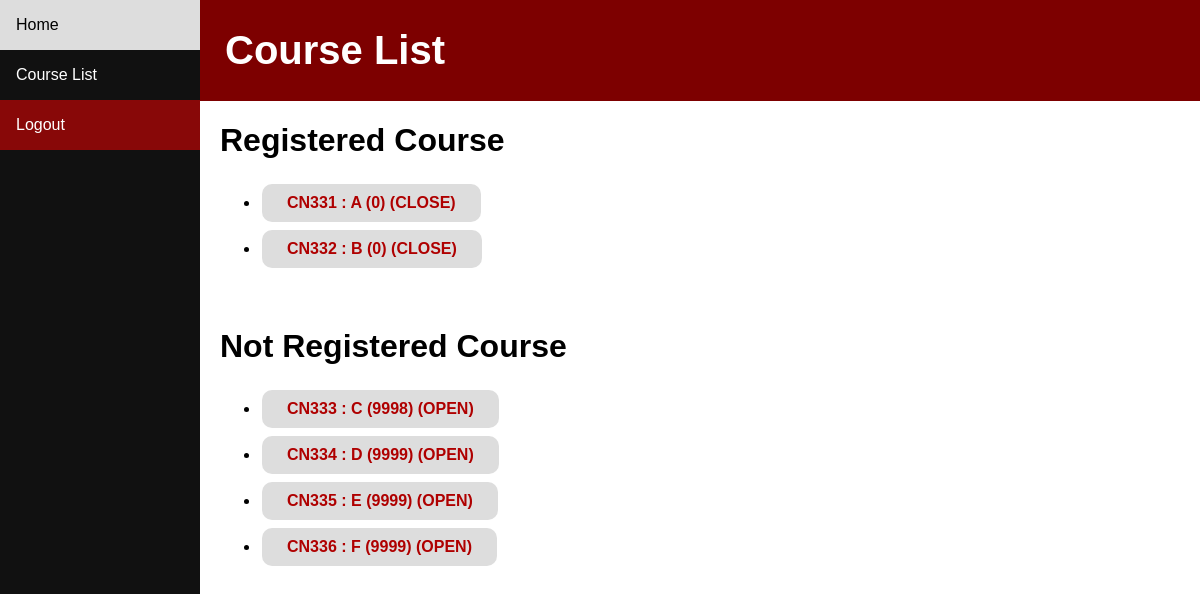
Screenshot of /course_list (signed in) with the database file from the repository.
### students/models.py (models this page shows, shortened)
class Course(models.Model):
    code = models.CharField(max_length=5)
    course_name = models.CharField(max_length=64)
    semester = models.PositiveSmallIntegerField(choices=((1,1), (2,2), (3,3)))
    year = models.PositiveSmallIntegerField()
    seat = models.PositiveSmallIntegerField()
    status = models.CharField(max_length=5, choices=(("OPEN", "Open"), ("CLOSE", "Close")))

### students/views.py (the view)
# urls.py: path('course_list', views.course_list_view, name='course_list'),
def course_list_view(request):
    if not request.user.is_authenticated:
        return HttpResponseRedirect(reverse('login'))
    profile = Profile.objects.get(user=request.user)
    return render(request, "students/course_list.html", {
        'courses': profile.courses.all(),
        'non_courses' : Course.objects.exclude(id__in=profile.courses.all())
                            .exclude(status="CLOSE").all(),
    })

### students/templates/students/course_list.html
{% extends "students/layout.html" %}
{% block header %}
    <h1>Course List</h1>
{% endblock %}
{% block body %}
<h1>Registered Course</h1>
<ul>
    {% for course in courses %}
    <li><a href="{% url 'course_info' course.code %}" class="button">{{ course.code }} : {{ course.course_name }} ({{ course.seat}}) ({{ course.status}})</a></li>
    {% empty %}
    <li>No courses</li>
    {% endfor %}
</ul>
<br>
<h1>Not Registered Course</h1>
<ul>
    {% for course in non_courses %}
    <li><a href="{% url 'course_info' course.code %}" class="button">{{ course.code }} : {{ course.course_name }} ({{ course.seat}}) ({{ course.status}})</a></li>
    {% empty %}
    <li>No courses</li>
    {% endfor %}
</ul>
{% endblock %}

### students/templates/students/layout.html (style rules this page uses)
* { box-sizing: border-box; }
body { margin: 0; font-family: Arial, Helvetica, sans-serif; }
.button { background-color: #ddd; border-radius: 10px; color: rgba(175,0,0,1); padding: 10px 25px; text-align: center; text-decoration: none; display: inline-block; font-size: 16px; font-weight: bold; margin: 4px 2px; cursor: pointer; }

### rows the page displays
Course: code "CN331", course_name "A", seat "0", status "CLOSE"
Course: code "CN332", course_name "B", seat "0", status "CLOSE"
Course: code "CN333", course_name "C", seat "9998", status "OPEN"
Course: code "CN334", course_name "D", seat "9999", status "OPEN"
Course: code "CN335", course_name "E", seat "9999", status "OPEN"
Course: code "CN336", course_name "F", seat "9999", status "OPEN"
